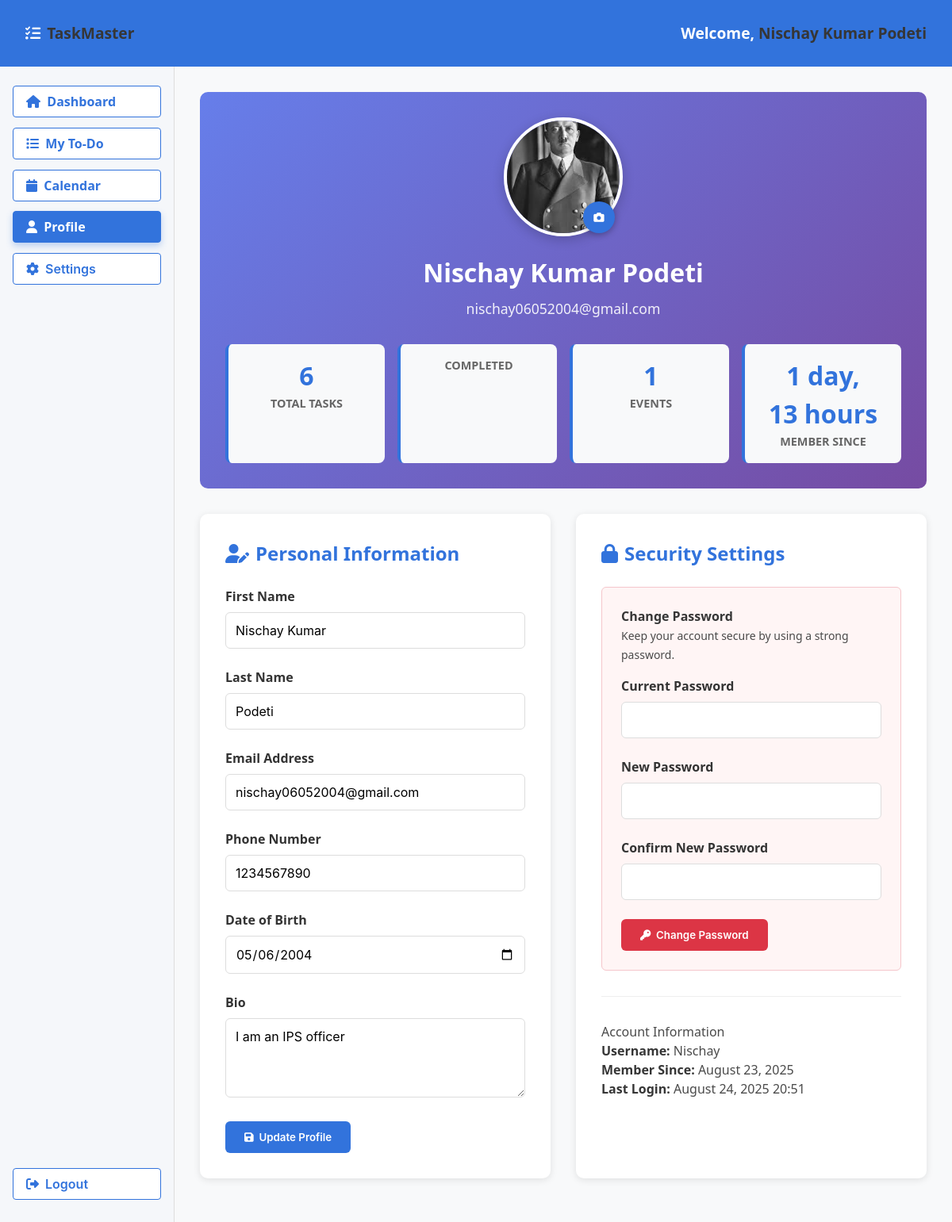
Page /profile/ (signed in) on the committed database.
### mainapp/models.py (models this page shows, shortened)
class UserProfile(models.Model):
    user = models.OneToOneField(User, on_delete=models.CASCADE, related_name='profile')
    profile_photo = models.ImageField(upload_to='profile_photos/', null=True, blank=True)
    bio = models.TextField(max_length=500, blank=True)
    phone = models.CharField(max_length=15, blank=True)
    date_of_birth = models.DateField(null=True, blank=True)
    created_at = models.DateTimeField(auto_now_add=True)
    updated_at = models.DateTimeField(auto_now=True)
    def get_profile_photo_url(self):
        if self.profile_photo:
            return self.profile_photo.url
        return "https://via.placeholder.com/150x150/3273dc/fff?text=" + self.user.username[:2].upper()

### mainapp/views.py (the view)
# urls.py: path('profile/', views.profile_view, name='profile'),
@login_required
def profile_view(request):
    user = request.user
    profile, created = UserProfile.objects.get_or_create(user=user)
    context = {
        'username': user.get_full_name() or user.username,
        'user': user,
        'profile': profile,
    }
    return render(request, 'mainapp/profile.html', context)

### templates/mainapp/profile.html (shortened to what this page needs)
{% load static %}
<!DOCTYPE html>
<html lang="en">
<head>
    <link rel="stylesheet" href="https://cdnjs.cloudflare.com/ajax/libs/font-awesome/6.4.0/css/all.min.css">
    <link rel="stylesheet" href="https://cdn.jsdelivr.net/npm/bulma@0.9.4/css/bulma.min.css">
</head>
<body>
    <div id="dashboard-container">
        <div id="navbar">
            <div class="navbar-brand">
                <i class="fas fa-tasks"></i>
                <strong>TaskMaster</strong>
            </div>
            <div>
                Welcome, <strong>{{ username }}</strong>
            </div>
        </div>
        <div id="main-content">
            <aside id="sidebar">
                <a href="{% url 'home' %}" class="button">
                    <i class="fas fa-home"></i>&nbsp;&nbsp;Dashboard
                </a>
                <a href="{% url 'todolist' %}" class="button">
                    <i class="fas fa-list"></i>&nbsp;&nbsp;My To-Do
                </a>
                <a href="{% url 'calendar' %}" class="button">
                    <i class="fas fa-calendar"></i>&nbsp;&nbsp;Calendar
                </a>
                <a href="{% url 'profile' %}" class="button is-active">
                    <i class="fas fa-user"></i>&nbsp;&nbsp;Profile
                </a>
                <button class="button" type="button">
                    <i class="fas fa-cog"></i>&nbsp;&nbsp;Settings
                </button>
                <form id="logout-form" method="post" action="{% url 'logout' %}">
                    <button type="submit" class="button is-danger">
                        <i class="fas fa-sign-out-alt"></i>&nbsp;&nbsp;Logout
                    </button>
                </form>
            </aside>
            <section id="content-area">
                <div class="profile-header">
                    <div class="profile-photo-container">
                        <img src="{{ profile.get_profile_photo_url }}" alt="Profile Photo" class="profile-photo" id="profilePhotoImg">
                        <button class="photo-upload-btn" onclick="document.getElementById('photoInput').click()">
                            <i class="fas fa-camera"></i>
                        </button>
                    </div>
                    <h1 class="profile-name">{{ user.get_full_name|default:user.username }}</h1>
                    <p class="profile-email">{{ user.email|default:"No email provided" }}</p>
                    <div class="stats-grid">
                        <div class="stat-card">
                            <div class="stat-number">{{ user.tasks.count }}</div>
                            <div class="stat-label">Total Tasks</div>
                        </div>
                        <div class="stat-card">
                            <div class="stat-label">Completed</div>
                        </div>
                        <div class="stat-card">
                            <div class="stat-number">{{ user.calendar_events.count }}</div>
                            <div class="stat-label">Events</div>
                        </div>
                        <div class="stat-card">
                            <div class="stat-number">{{ user.date_joined|timesince }}</div>
                            <div class="stat-label">Member Since</div>
                        </div>
                    </div>
                </div>
                <div class="profile-cards">
                    <div class="profile-card">
                        <h2 class="card-title">
                            <i class="fas fa-user-edit"></i>
                            Personal Information
                        </h2>
                        <form method="post" action="{% url 'update_profile' %}">
                            <div class="form-group">
                                <label for="first_name">First Name</label>
                                <input type="text" id="first_name" name="first_name" value="{{ user.first_name }}" placeholder="Enter your first name">
                            </div>
                            <div class="form-group">
                                <label for="last_name">Last Name</label>
                                <input type="text" id="last_name" name="last_name" value="{{ user.last_name }}" placeholder="Enter your last name">
                            </div>
                            <div class="form-group">
                                <label for="email">Email Address</label>
                                <input type="email" id="email" name="email" value="{{ user.email }}" placeholder="Enter your email">
                            </div>
                            <div class="form-group">
                                <label for="phone">Phone Number</label>
                                <input type="tel" id="phone" name="phone" value="{{ profile.phone }}" placeholder="Enter your phone number">
                            </div>
                            <div class="form-group">
                                <label for="date_of_birth">Date of Birth</label>
                                <input type="date" id="date_of_birth" name="date_of_birth" value="{{ profile.date_of_birth|date:'Y-m-d' }}">
                            </div>
                            <div class="form-group">
                                <label for="bio">Bio</label>
                                <textarea id="bio" name="bio" placeholder="Tell us about yourself">{{ profile.bio }}</textarea>
                            </div>
                            <button type="submit" class="btn-primary">
                                <i class="fas fa-save"></i>&nbsp;&nbsp;Update Profile
                            </button>
                        </form>
                    </div>
                    <div class="profile-card">
                        <h2 class="card-title">
                            <i class="fas fa-lock"></i>
                            Security Settings
                        </h2>
                        <div class="password-form">
                            <p style="margin-bottom: 1rem;">
                                <strong>Change Password</strong><br>
                                <small>Keep your account secure by using a strong password.</small>
                            </p>
                            <form method="post" action="{% url 'change_password' %}">
                                <div class="form-group">
                                    <label for="old_password">Current Password</label>
                                    <input type="password" id="old_password" name="old_password" required>
                                </div>
                                <div class="form-group">
                                    <label for="new_password1">New Password</label>
                                    <input type="password" id="new_password1" name="new_password1" required>
                                </div>
                                <div class="form-group">
                                    <label for="new_password2">Confirm New Password</label>
                                    <input type="password" id="new_password2" name="new_password2" required>
                                </div>
                                <button type="submit" class="btn-danger">
                                    <i class="fas fa-key"></i>&nbsp;&nbsp;Change Password
                                </button>
                            </form>
                        </div>
                        <div style="margin-top: 2rem; padding-top: 2rem; border-top: 1px solid #eee;">
                            <h3>Account Information</h3>
                            <p><strong>Username:</strong> {{ user.username }}</p>
                            <p><strong>Member Since:</strong> {{ user.date_joined|date:"F d, Y" }}</p>
                            <p><strong>Last Login:</strong> {{ user.last_login|date:"F d, Y H:i" }}</p>
                        </div>
                    </div>
                </div>
            </section>
        </div>
    </div>
</body>
</html>

### templates/mainapp/profile.html (style rules this page uses)
html, body { height: 100%; margin: 0; font-family: 'Segoe UI', Tahoma, Geneva, Verdana, sans-serif; overflow: hidden; }
#dashboard-container { display: flex; height: 100vh; flex-direction: column; }
#navbar { background-color: #3273dc; color: white; padding: 1rem 2rem; font-weight: 600; font-size: 1.2rem; display: flex; align-items: center; justify-content: space-between; box-shadow: 0 2px 6px rgba(50, 50, 93, 0.2); }
.navbar-brand { display: flex; align-items: center; gap: 0.5rem; }
#main-content { flex: 1; display: flex; overflow: hidden; }
#sidebar { width: 220px; background-color: #f5f7fa; border-right: 1px solid #ddd; padding: 1.5rem 1rem; box-sizing: border-box; display: flex; flex-direction: column; }
#sidebar .button, #sidebar a.button { justify-content: flex-start; font-weight: 600; color: #3273dc; border: 1px solid #3273dc; background: white; width: 100%; margin-bottom: 0.8rem; transition: background-color 0.3s ease, color 0.3s ease; text-decoration: none; display: flex; align-items: center; }
#sidebar .button:hover, #sidebar .button.is-active, #sidebar a.button:hover, #sidebar a.button.is-active { background-color: #3273dc; color: white; box-shadow: 0 4px 8px rgba(50, 115, 220, 0.3); }
form#logout-form { margin-top: auto; }
#content-area { flex: 1; padding: 2rem; overflow-y: auto; background-color: #f8f9fa; }
.profile-header { background: linear-gradient(135deg, #667eea 0%, #764ba2 100%); color: white; border-radius: 10px; padding: 2rem; margin-bottom: 2rem; text-align: center; }
.profile-photo-container { position: relative; display: inline-block; margin-bottom: 1rem; }
.profile-photo { width: 150px; height: 150px; border-radius: 50%; border: 4px solid white; object-fit: cover; box-shadow: 0 4px 15px rgba(0,0,0,0.2); }
.photo-upload-btn { position: absolute; bottom: 10px; right: 10px; background: #3273dc; color: white; border: none; border-radius: 50%; width: 40px; height: 40px; cursor: pointer; box-shadow: 0 2px 8px rgba(0,0,0,0.3); transition: background-color 0.3s ease; }
.profile-name { font-size: 2rem; font-weight: 700; margin-bottom: 0.5rem; }
.profile-email { font-size: 1.1rem; opacity: 0.9; }
.profile-cards { display: grid; grid-template-columns: 1fr 1fr; gap: 2rem; margin-bottom: 2rem; }
.profile-card { background: white; border-radius: 10px; padding: 2rem; box-shadow: 0 2px 10px rgba(0,0,0,0.1); }
.card-title { font-size: 1.5rem; font-weight: 700; color: #3273dc; margin-bottom: 1.5rem; display: flex; align-items: center; gap: 0.5rem; }
.form-group { margin-bottom: 1.5rem; }
.form-group label { display: block; font-weight: 600; margin-bottom: 0.5rem; color: #333; }
.form-group input, .form-group textarea { width: 100%; padding: 0.75rem; border: 1px solid #ddd; border-radius: 6px; font-size: 1rem; transition: border-color 0.3s ease; }
.form-group textarea { resize: vertical; min-height: 100px; }
.btn-primary { background: #3273dc; color: white; border: none; padding: 0.75rem 1.5rem; border-radius: 6px; font-weight: 600; cursor: pointer; transition: background-color 0.3s ease; }
.btn-danger { background: #dc3545; color: white; border: none; padding: 0.75rem 1.5rem; border-radius: 6px; font-weight: 600; cursor: pointer; transition: background-color 0.3s ease; }
.password-form { background: #fff5f5; border: 1px solid #f5c6cb; border-radius: 6px; padding: 1.5rem; }
.stats-grid { display: grid; grid-template-columns: repeat(auto-fit, minmax(150px, 1fr)); gap: 1rem; margin-top: 2rem; }
.stat-card { background: #f8f9fa; padding: 1rem; border-radius: 8px; text-align: center; border-left: 4px solid #3273dc; }
.stat-number { font-size: 2rem; font-weight: 700; color: #3273dc; }
.stat-label { font-size: 0.9rem; color: #666; text-transform: uppercase; font-weight: 600; }

### rows in the picture
UserProfile: get_profile_photo_url (picture), phone "1234567890", date_of_birth "05/06/2004", bio "I am an IPS officer"

### other values in the picture
{{ username }} "Nischay Kumar Podeti"
{{ user.get_full_name|default:user.username }} "Nischay Kumar Podeti"
{{ user.email|default:"No email provided" }} "nischay06052004@gmail.com"
{{ user.tasks.count }} "6"
{{ user.calendar_events.count }} "1"
{{ user.date_joined|timesince }} "1 day, 13 hours"
{{ user.username }} "Nischay"
{{ user.date_joined|date:"F d, Y" }} "August 23, 2025"
{{ user.last_login|date:"F d, Y H:i" }} "August 24, 2025 20:51"
